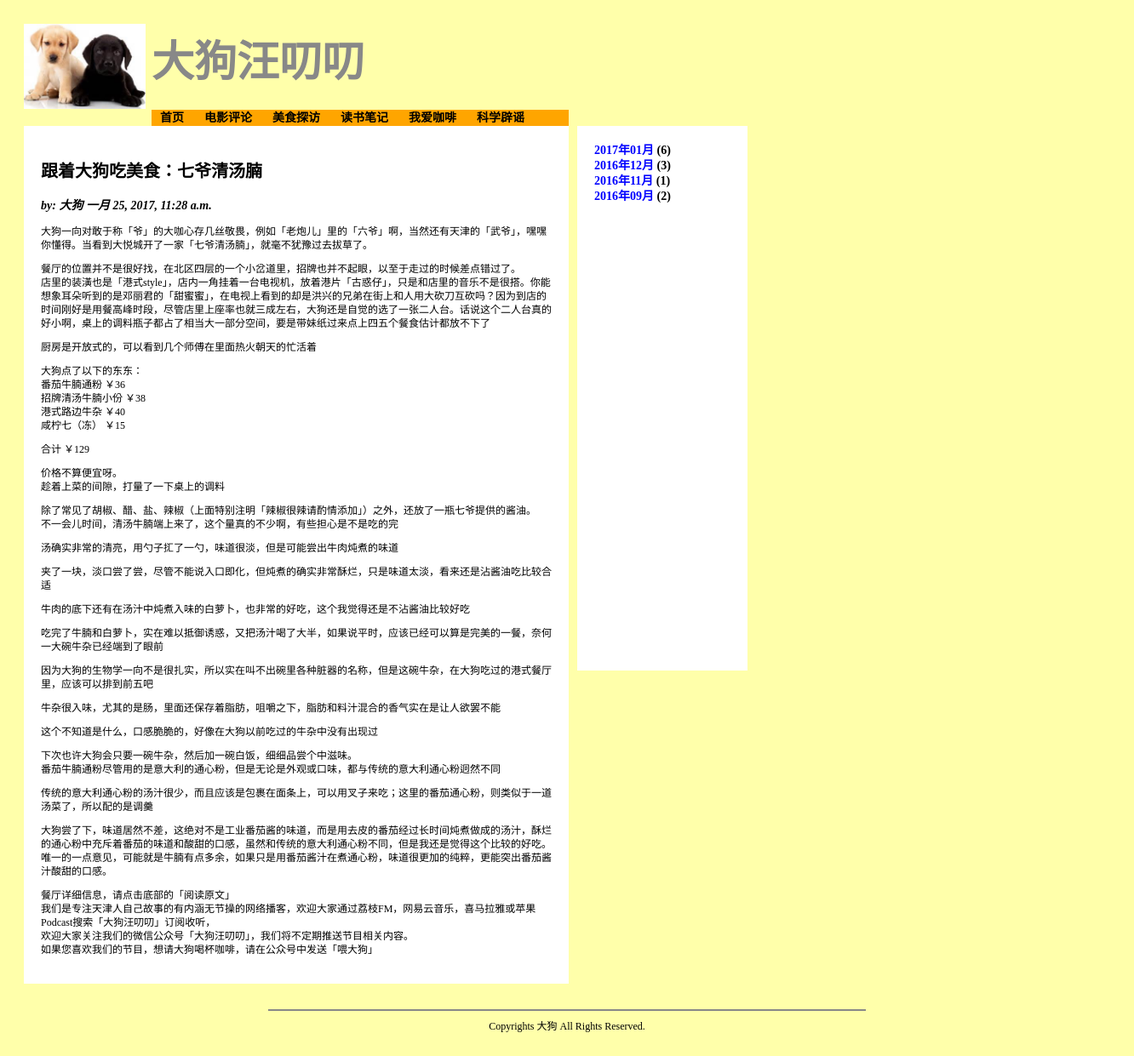
Screenshot of /blog/article/11 with the database file from the repository.
### blog/models.py (models this page shows, shortened)
class Category(models.Model):
	name = models.CharField(max_length = 20, verbose_name = '分类名称')
	class Meta:
		verbose_name = '分类'
		verbose_name_plural = '分类'

class Article(models.Model):
	title = models.CharField(max_length = 100, verbose_name = '标题')
	author = models.CharField(max_length = 30, verbose_name = '作者')
	body = models.TextField(verbose_name = '内容')
	category = models.ForeignKey(Category, null = True, on_delete = models.SET_NULL)
	timestamp = models.DateTimeField(verbose_name = '发布日期')
	class Meta:
		verbose_name = '文章'
		verbose_name_plural = '文章'

### blog/views.py (the view)
# urls.py: url(r'^article/(?P<articleID>[\d]+)', views.article, name = 'article'),
def article(request, articleID):
    template = loader.get_template('blog/article.html')
    article = Article.objects.get(id = articleID)
    categories = Category.objects.all();
    archives = getArchiveItems()
    context = {
        'article': article,
        'categories':categories,
        'archives':archives,
    }
    return HttpResponse(template.render(context, request))

### blog/views.py (called while the page is built)
def getArchiveItems():
    cursor = connection.cursor()
    sql = '''select distinct strftime('%Y年%m月',timestamp) postMonth,count(*) articleCount
            from blog_article
            group by postMonth
            order by postMonth desc;'''
    cursor.execute(sql)
    resultList = []
    yearMonthRegEx = re.compile(r'(?P<year>[\d]{4})\D+(?P<month>[\d]{2})\D+')
    dataRows = cursor.fetchall()
    for row in dataRows:
        resultItem = archiveItem()
        resultItem.displayText = row[0]
        resultItem.articleCount = row[1]
        yearMonthMatchObject = re.match(yearMonthRegEx, row[0])
        if yearMonthMatchObject is not None:
            resultItem.year = yearMonthMatchObject.group('year')
            resultItem.month = yearMonthMatchObject.group('month')
        resultList.append(resultItem)
    return resultList

### blog/templates/blog/article.html (shortened to what this page needs)
{% extends "blog/base.html" %}
{% load static %}
{% block content %}
    <h2 class="articleTitle">{{article.title}}</h2>
    <p class="articleAuthor">by: {{article.author}} {{article.timestamp}}</p>
    <span class="articleBody">{{article.body|linebreaks}}</span>
{% endblock %}

### blog/templates/blog/header.html
{% load static %}
<div id="headerLogoSection">
	<img src="{% static 'blog/images/logo.jpeg' %}" style="height:100px;" />
</div>
<div id="headerTitleSection">
	<span class="siteTitle">大狗汪叨叨</span>
</div>
<div id="headerNavSection">
    <span class="categoryItem">
        <a class="categoryLink" href="{% url 'index' %}">首页</a>
    </span>
    {% for category in categories %}
    <span class="categoryItem">
        <a class="categoryLink" href="{% url 'category' category.id %}">{{category.name}}</a>
    </span>
    {% endfor %}
</div>

### blog/static/blog/css/style.css (style rules this page uses)
body { background-color: #FFFFAA; position: relative; padding: 20px; }
#headerLogoSection { top: 0px; left: 0px; position:relative; }
#headerTitleSection { top:-100px; left: 150px; position:relative; }
#headerNavSection { background-color: orange; position: relative; height: 20px; width: 490px; top: -75px; left: 150px }
.siteTitle { font-family: STHeiti,SimHei; font-size: 50px; font-weight: bold; text-decoration: none; color: #888888; }
.articleTitle { font-family: STHeiti,SimHei; font-size: 20px; font-weight: bold; text-decoration: none; color: black; }
.articleAuthor { font-family: STSong,SimSum; font-size: 14px; font-weight: bold; text-decoration: none; font-style: italic; color: black; }
.articleBody { font-family: STSong,SimSum; font-size: 12px; line-height: 16px; font-weight: normal; text-decoration: none; color: black; }
a:link,active,hover,visited { font-family: STSong,SimSum; font-size: 12px; line-height: 16px; font-weight: bold; text-decoration: none; color: blue; }
a.categoryLink:link,active,hover,visited { font-family: STSong,SimSum; font-size: 14px; line-height: 18px; font-weight: bold; text-decoration: none; color: #000000; }
.categoryItem { padding-left: 10px; padding-right: 10px; min-width: 80px; text-align: center;; }

### rows the page displays
Category: name "电影评论"
Category: name "美食探访"
Category: name "读书笔记"
Category: name "我爱咖啡"
Category: name "科学辟谣"
Article: title "跟着大狗吃美食：七爷清汤腩", author "大狗", timestamp "一月 25, 2017, 11:28 a.m.", body "大狗一向对敢于称「爷」的大咖心存几丝敬畏，例如「老炮儿」里的「六爷」啊，当然还有天津的「武爷」，嘿嘿你懂得。当看到大悦城开了一家「七爷清汤腩」，就毫不犹豫过去拔草了。 餐厅的位置并不是很好找，在北区四层的一个小岔道里，招牌也并不起眼，以至于走过的时候差点错过了。 店里的装潢也是「港式style」，店内一角挂着一台电视机，放着港片「古惑仔」，只是和店里的音乐不是很搭。你能想象耳朵听到的是邓丽君的「甜蜜蜜」，在电视上看到的却是洪兴的兄弟在街上和人用大砍刀互砍吗？因为到店的时间刚好是用餐高峰时段，尽管店里上座率也就三成左右，大狗还是自觉的选了一张二人台。话说这个二人台真的好小啊，桌上的调料瓶子都占了相当大一部分空间，要是带妹纸过来点上四五个餐食估计都放不下了 厨房是开放式的，可以看到几个师傅在里面热火朝天的忙活着 大狗点了以下的东东： 番茄牛腩通粉 ￥36 招牌清汤牛腩小份 ￥38 港式路边牛杂 ￥40 咸柠七（冻） ￥15 合计 ￥129 价格不算便宜呀。 趁着上菜的间隙，打量了一下桌上的调料 除了常见了胡椒、醋、盐、辣椒（上面特别注明「辣椒很辣请酌情添加」）之外，还放了一瓶七爷提供的酱油。 不一会儿时间，清汤牛腩端上来了，这个量真的不少啊，有些担心是不是吃的完 汤确实非常的清亮，用勺子㧟了一勺，味道很淡，但是可能尝出牛肉炖煮的味道 夹了一块，淡口尝了尝，尽管不能说入口即化，但炖煮的确实非常酥烂，只是味道太淡，看来还是沾酱油吃比较合适 牛肉的底下还有在汤汁中炖煮入味的白萝卜，也非常的好吃，这个我觉得还是不沾酱油比较好吃…"

### other values shown
{{ archive.displayText }} "2017年01月" "2016年12月" "2016年11月" "2016年09月"
{{ archive.articleCount }} "6" "3" "1" "2"
